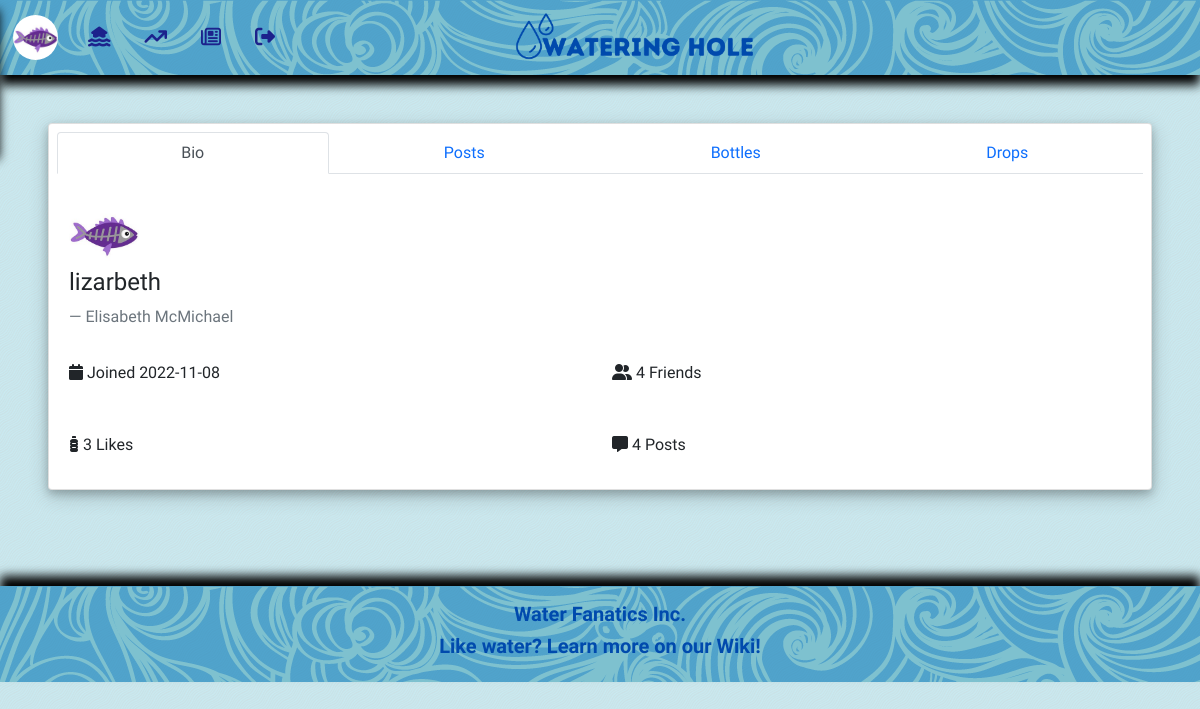
Screenshot of /profile.php?username=lizarbeth (signed in) with the database file from the repository.
### tables this page shows
CREATE TABLE `users` (
  `username` varchar(70) NOT NULL,
  `firstName` varchar(50) NOT NULL,
  `lastName` varchar(50) NOT NULL,
  `password` varchar(150) NOT NULL,
  `email` varchar(150) NOT NULL,
  `count` int(20) NOT NULL,
  `pic` tinytext NOT NULL,
  `joined` date DEFAULT NULL
);

### profile.php (the view, shortened to what this page needs)
<?php
$servername = "localhost";
$dbusername = "INFX371";
$password = "P*ssword";
$dbname = "friend";
$db = new mysqli($servername, $dbusername, $password, $dbname);
$username = $_GET['username'];
$loggedInUser = $_SESSION["username"];
$loggedInUserQuery = $db->query("SELECT pic FROM users WHERE username='$loggedInUser'");
$loggedInUserPic = $loggedInUserQuery->fetch_column();
$userInfo = $db->query("SELECT * FROM users WHERE username='$username'");
$user = $userInfo->fetch_assoc();
$count = $db->query("SELECT COUNT(postID) FROM posts WHERE user='$username'");
$countPosts = $count->fetch_column();
$friends = $db->query("SELECT COUNT(user1) FROM friends
                        WHERE (user1='$username' OR user2='$username');");
$friendCount = $friends->fetch_column();
$likesGiven = $db->query("SELECT COUNT(likeID) FROM likes WHERE liker='$username'");
$likesGivenOut = $likesGiven->fetch_column();
?>
<!DOCTYPE html>
<html lang="en">
<head>
    <link href="https://cdn.jsdelivr.net/npm/bootstrap@5.0.2/dist/css/bootstrap.min.css" rel="stylesheet">
    <link href="dashboard.css" rel="stylesheet" type="text/css">
</head>
<body>
<nav class="navbar navbar-expand-sm" id="top">
    <ul class="navbar-nav">
        <li class="nav-item">
            <div>
                <button class="btn" type="button" data-bs-toggle="offcanvas" data-bs-target="#offcanvasLeft">
                    <img src=<?php echo $loggedInUserPic;?> alt=profilepic class="navProfilePic"></img>
                </button>
            </div>
        </li>
        <li class="nav-item">
            <button class="btn p-2" data-bs-toggle="tooltip" title="Home">
                <a class="nav-link" href="dashboard.php"><i class="fa-solid fa-house-flood-water fa-lg" id="titleicons"></i></a>
            </button>
        </li>
        <li class="nav-item">
            <button class="btn p-2" data-bs-toggle="tooltip" title="Trending">
                <a class="nav-link" href="construction.php"><i class="fa-solid fa-arrow-trend-up fa-lg" id="titleicons"></i></a>
            </button>
        </li>
        <li class="nav-item">
            <button class="btn p-2" data-bs-toggle="tooltip" title="News">
                <a class="nav-link" href="construction.php"><i class="fa-regular fa-newspaper fa-lg" id="titleicons"></i></a>
            </button>
        </li>
        <li class="nav-item">
            <button class="btn p-2" data-bs-toggle="tooltip" title="Sign Out">
                <a class="nav-link" href="logout.php"><i class="fa-solid fa-right-from-bracket fa-lg" id="titleicons"></i></a>
            </button>
        </li>
    </ul>
</nav>
<div class="mx-auto" id="z">
    <a href="dashboard.php"><img src="largelogo.png" alt="Logo"></a>
</div>
<div class="m-5 card p-2 d-flex justify-content-center">
    <ul class="nav nav-tabs nav-justified" role="tablist">
        <li class="nav-item">
            <a data-bs-toggle="tab" href="#bio" class="nav-link active" id="tab">Bio</a>
        </li>
        <li class="nav-item">
            <a data-bs-toggle="tab" href="#comments" class="nav-link" id="tab">Posts</a>
        </li>
        <li class="nav-item">
            <a data-bs-toggle="tab" href="#bottles" class="nav-link" id="tab">Bottles</a>
        </li>
        <li class="nav-item">
            <a data-bs-toggle="tab" href="#drops" class="nav-link" id="tab">Drops</a>
        </li>
    </ul>
    <div class="tab-content">
        <div class="tab-pane container active" id="bio"><br>
            <div>
                <img src=<?php echo $user['pic'];?> alt=profilepic class="profilepic"></img>
                <h4><?php echo $user['username'];?></h4>
                <div class="fs-6 blockquote-footer my-2"><?php echo $user['firstName']; echo ' '; echo $user['lastName'];?></div>
                <div class="row">
                    <span class="col fs-6 my-4"><i class="fa-solid fa-calendar"></i> Joined <?php echo $user['joined'];?></span>
                    <span class="col fs-6 my-4"><i class="fa-solid fa-user-group"></i> <?php echo $friendCount;?> Friends</span>
                </div>
                <div class="row">
                    <span class="col fs-6 my-4"><i class="fa-solid fa-bottle-water"></i> <?php echo $likesGivenOut;?> Likes</span>
                    <span class="col fs-6 my-4"><i class="fa-solid fa-message"></i> <?php echo $countPosts;?> Posts</span>
                </div>
            </div>
        </div>
    </div>
</div>
<footer class="container-fluid mt-5 py-3 text-center" id="footerprofile">
    <h5><strong>Water Fanatics Inc.</strong></h5>
    <h5><strong><a class="linkdecorationrm" href="wiki/index.php">Like water? Learn more on our Wiki!</a></strong></h5>
</footer>
</body>
</html>

### dashboard.css (style rules this page uses)
body { background: #caf0f8 url("diagonal-waves.png") repeat; font-family: 'Fauna One', serif; font-size: 16px; }
.card { display: inline-block; box-shadow: 0 4px 8px 0 rgba(0, 0, 0, 0.2), 0 6px 20px 0 rgba(0, 0, 0, 0.19); }
footer { background: rgba(0, 119, 182, .6) url("background1.png"); bottom: 0; box-shadow: 0px 10px 10px black inset; color: #004aad; display: inline-block; }
#footerprofile { background: rgba(0, 119, 182, .6) url("background1.png"); bottom: 0; height: auto; box-shadow: 0px -10px 10px black; color: #004aad; display: inline-block; }
#top { background: rgba(0, 119, 182, .6) url("background1.png"); box-shadow: 0px 10px 10px black; color: #1c228c; }
.btn { color: #1c228c; }
button i { --fa-border-radius: 100%; --fa-border-padding: 8px; --fa-border-color: #1c228c; --fa-pull-margin: 4px; }
#z { z-index: 1100; text-align: center; position: absolute; left: 42%; top: 1%; }
#z a img { height: 60px; width: auto; text-align: center; }
.linkdecorationrm { text-decoration: none; color: #004aad; }
#titleicons { color: #1c228c; }
img.profilepic { width: 70px; margin-right: 10px; border-radius: 50%; }
button>img.navProfilePic { width: 45px; border-radius: 50%; }

### rows the page displays
users: pic (picture), username "lizarbeth", firstName "Elisabeth", lastName "McMichael", joined "2022-11-08"

### other values shown
$friendCount "4"
$likesGivenOut "3"
$countPosts "4"
